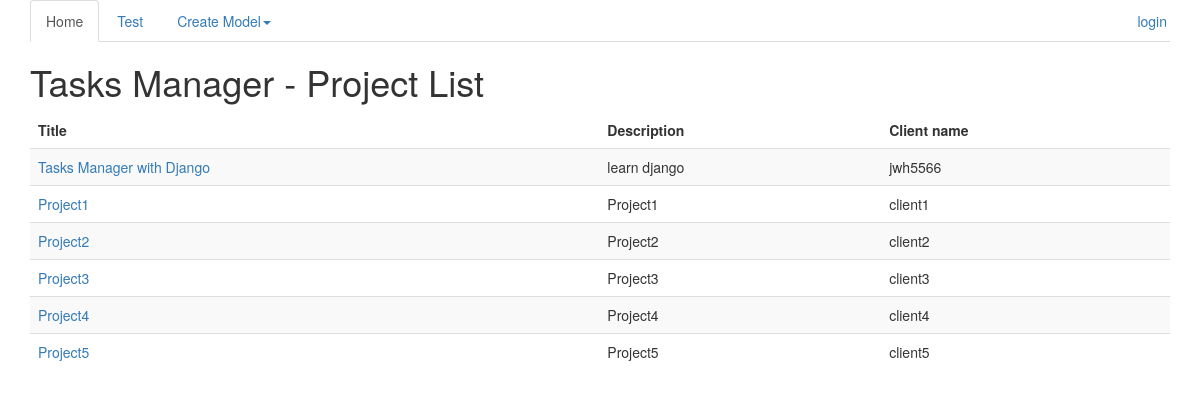
Screenshot of /project_list with the database file from the repository.
### TasksManager/models.py (models this page shows, shortened)
class Project(models.Model):
    title = models.CharField(max_length=50, verbose_name="Title")
    description = models.CharField(max_length=1000, verbose_name="Description")
    client_name = models.CharField(max_length=1000, verbose_name="Client name")

### templates/project_list.html (shortened to what this page needs)
{% extends "base.html" %}
{% block h1 %}
    Project List
{% endblock %}
{% block  article_content%}
    <table class="table table-striped">
            <thead>
                <tr>
                    <td><strong>Title</strong></td>
                    <td><strong>Description</strong></td>
                    <td><strong>Client name</strong></td>
                </tr>
            </thead>
            <tbody>
            {% for project in object_list %}
                <tr>
                    <td><a href="{% url 'project_detail' project.id %}">{{ project.title }}</a></td>
                    <td>{{ project.description }}</td>
                    <td>{{ project.client_name }}</td>
                </tr>
            {% endfor %}
            </tbody>
        </table>
{% endblock %}

### rows the page displays
Project: title "Tasks Manager with Django", description "learn django", client_name "jwh5566"
Project: title "Project1", description "Project1", client_name "client1"
Project: title "Project2", description "Project2", client_name "client2"
Project: title "Project3", description "Project3", client_name "client3"
Project: title "Project4", description "Project4", client_name "client4"
Project: title "Project5", description "Project5", client_name "client5"
